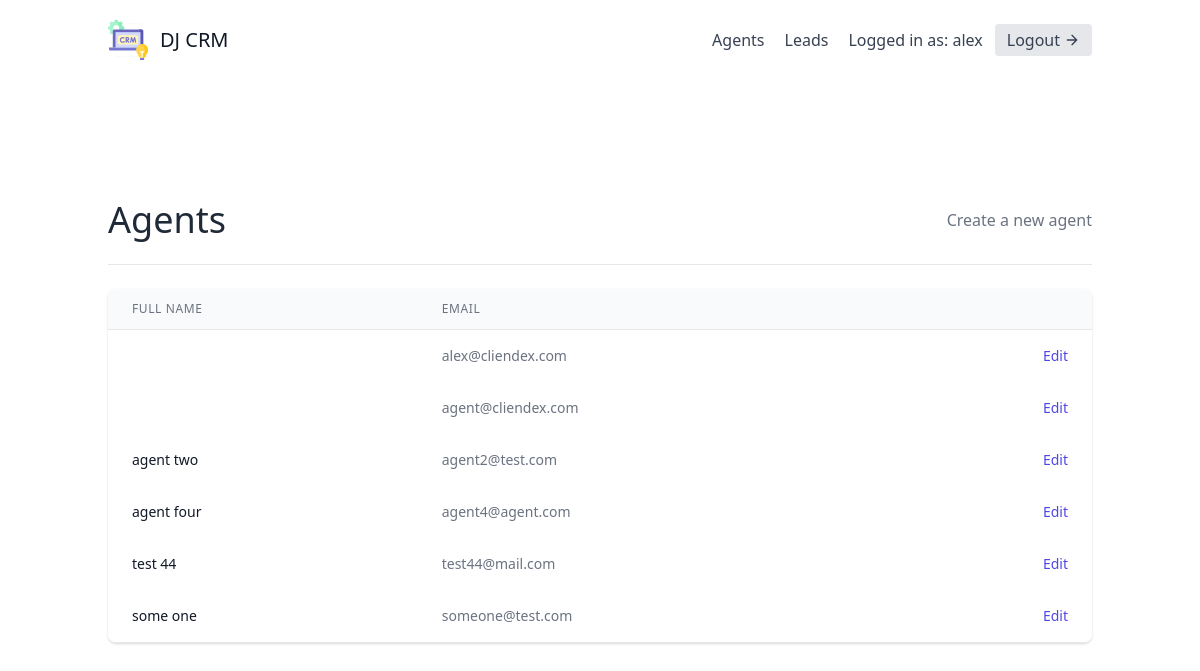
Screenshot of /agents/ (signed in) with the database file from the repository.
### leads/models.py (models this page shows, shortened)
class User(AbstractUser):
    is_organisor = models.BooleanField(default=True)
    is_agent = models.BooleanField(default=False)

class Agent(models.Model):
    user = models.OneToOneField(User, on_delete=models.CASCADE)
    organisation = models.ForeignKey(UserProfile, on_delete=models.CASCADE)

### agents/views.py (the view)
# urls.py: path('', AgentListView.as_view(), name='agent-list'),
class AgentListView(OrganisorAndLoginRequiredMixin, generic.ListView):
    template_name = "agents/agent_list.html"
    def get_queryset(self):
        organisation = self.request.user.userprofile
        return Agent.objects.filter(organisation=organisation)

### agents/mixins.py (called while the page is built)
    def dispatch(self, request, *args, **kwargs):
        if not request.user.is_authenticated or not request.user.is_organisor:
            return redirect("leads:lead-list")
        return super().dispatch(request, *args, **kwargs)

### agents/templates/agents/agent_list.html (shortened to what this page needs)
{% extends "base.html" %}
{% block content %}
    <section class="text-gray-700 body-font">
        <div class="container px-5 py-24 mx-auto flex flex-wrap">
            <div class="w-full mb-6 py-6 flex justify-between items-center border-b border-gray-200">
                <div>
                    <h1 class="text-4xl text-gray-800">Agents</h1>
                </div>
                <div>
                    <a class="text-gray-500 hover:text-blue-500" href="{% url 'agents:agent-create' %}">Create a new agent</a>
                </div>
            </div>
            <div class="flex flex-col w-full">
                <div class="-my-2 overflow-x-auto sm:-mx-6 lg:-mx-8">
                <div class="py-2 align-middle inline-block min-w-full sm:px-6 lg:px-8">
                    <div class="shadow overflow-hidden border-b border-gray-200 sm:rounded-lg">
                    <table class="min-w-full divide-y divide-gray-200">
                        <thead class="bg-gray-50">
                            <tr>
                                <th scope="col" class="px-6 py-3 text-left text-xs font-medium text-gray-500 uppercase tracking-wider">
                                Full Name
                                </th>
                                <th scope="col" class="px-6 py-3 text-left text-xs font-medium text-gray-500 uppercase tracking-wider">
                                Email
                                </th>
                                <th scope="col" class="relative px-6 py-3">
                                </th>
                            </tr>
                        </thead>
                        <tbody>
                            {% for agent in object_list %}
                                <tr class="bg-white">
                                    <td class="px-6 py-4 whitespace-nowrap text-sm font-medium text-gray-900">
                                        {{ agent.user.first_name }} {{ agent.user.last_name }}
                                    </td>
                                    <td class="px-6 py-4 whitespace-nowrap text-sm text-gray-500">
                                        {{ agent.user.email }}
                                    </td>
                                    <td class="px-6 py-4 whitespace-nowrap text-right text-sm font-medium">
                                        <a href="{% url 'agents:agent-update' agent.pk %}" class="text-indigo-600 hover:text-indigo-900">
                                            Edit
                                        </a>
                                    </td>
                                </tr>
                            {% endfor %}
                        </tbody>
                    </table>
                    </div>
                </div>
                </div>
            </div>
        </div>
      </section>
{% endblock content %}

### templates/navbar.html (shortened to what this page needs)
<header class="text-gray-700 body-font">
    <div class="container mx-auto flex flex-wrap p-5 flex-col md:flex-row items-center">
      <a class="flex title-font font-medium items-center text-gray-900 mb-4 md:mb-0">
        <span class="ml-3 text-xl">DJ CRM</span>
      </a>
      <nav class="md:ml-auto flex flex-wrap items-center text-base justify-center">
        {% if not request.user.is_authenticated %}
          <a href="{% url 'signup' %}" class="mr-5 hover:text-gray-900">Signup</a>
        {% else %}
          {% if request.user.is_organisor %}
          <a href="{% url 'agents:agent-list' %}" class="mr-5 hover:text-gray-900">Agents</a>
          {% endif %}
          <a href="{% url 'leads:lead-list' %}" class="mr-5 hover:text-gray-900">Leads</a>
        {% endif %}
      </nav>
      {% if request.user.is_authenticated %}
        Logged in as: {{ request.user.username }}
        <a href="{% url 'logout' %}" class="ml-3 inline-flex items-center bg-gray-200 border-0 py-1 px-3 focus:outline-none hover:bg-gray-300 rounded text-base mt-4 md:mt-0">
          Logout
            <svg fill="none" stroke="currentColor" stroke-linecap="round" stroke-linejoin="round" stroke-width="2" class="w-4 h-4 ml-1" viewBox="0 0 24 24">
                <path d="M5 12h14M12 5l7 7-7 7"></path>
            </svg>
        </a>
      {% endif %}
    </div>
</header>

### rows the page displays
User: user.username "alex"
Agent: user.email "alex@cliendex.com"
Agent: user.email "agent@cliendex.com"
Agent: user.first_name "agent", user.last_name "two", user.email "agent2@test.com"
Agent: user.first_name "agent", user.last_name "four", user.email "agent4@agent.com"
Agent: user.first_name "test", user.last_name "44", user.email "test44@mail.com"
Agent: user.first_name "some", user.last_name "one", user.email "someone@test.com"
